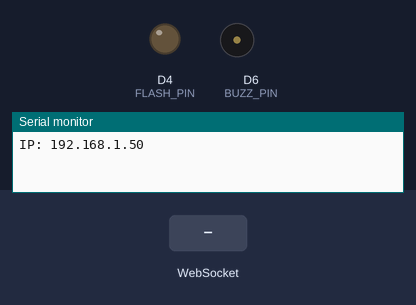
The sketch below on a simulated Arduino Uno R4 WiFi. Shown: output pins drawn as LEDs (lit = HIGH), buzzer (waves = sounding, pin HIGH), the last lines printed to the serial monitor. The inputs (shaded band) are chosen by the test bench. WiFi joins after 1.5 s; servers stay silent unless stated.

Above: at 2.7 s.
2.8 s: WebSocket text "flash_on" received
At 3.1 s:
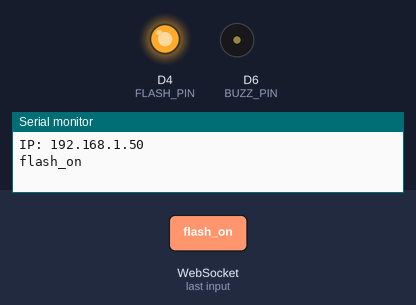
4.3 s: WebSocket text "buzz_" received
5.8 s: WebSocket text "flash_off" received
At 6.5 s:
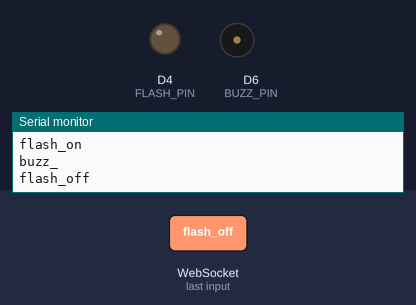
Timing chart, 0 to 8.8 s (numbered marks = the images above; inputs shaded):
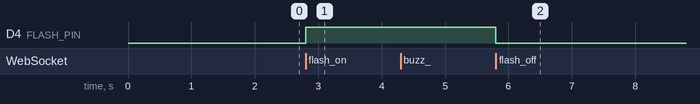

The sketch:

buzzMicFlashWebsite.ino
```cpp
#include <WiFiS3.h>
#include <WebSocketsServer.h>

IPAddress staticIP(192, 168, 1, 50);
IPAddress gateway(192, 168, 1, 1);
IPAddress subnet(255, 255, 255, 0);
IPAddress dns(192, 168, 1, 1);

const char* ssid = "Borisov Castle";
const char* password = "";

#define FLASH_PIN 4
#define BUZZ_PIN 6
#define MIC_PIN A0
#define SAMPLES 123

WiFiServer httpServer(80);
WebSocketsServer webSocket(81);

bool micActive = false;

const char* html = R"rawliteral(
<!DOCTYPE html>
<html>
<head>
    <meta name="viewport" content="width=device-width, initial-scale=1">
    <title>ESP32 Lab</title>
    <style>
        * { box-sizing: border-box; margin: 0; padding: 0; }
        body {
            font-family: -apple-system, sans-serif;
            background: #1a1a2e;
            min-height: 100vh;
            display: flex;
            justify-content: center;
            align-items: center;
            padding: 20px;
        }
        .panel {
            background: #16213e;
            border-radius: 30px;
            padding: 30px 20px;
            max-width: 300px;
            width: 100%;
        }
        h1 { color: #fff; text-align: center; font-size: 20px; margin-bottom: 20px; }
        h2 { color: #fff; margin: 20px 0 10px; font-size: 14px; }
        .status { color: #e94560; text-align: center; font-size: 12px; margin-bottom: 20px; }
        .status.connected { color: #4ade80; }
        .section { margin-bottom: 25px; }
        .row { display: grid; grid-template-columns: 1fr 1fr; gap: 10px; }
        .btn {
            background: #0f3460;
            color: #fff;
            border: none;
            border-radius: 12px;
            padding: 16px;
            font-size: 16px;
            cursor: pointer;
            width: 100%;
        }
        .btn:active { background: #e94560; }
        .slider {
            width: 100%;
            height: 8px;
            border-radius: 4px;
            background: #0f3460;
            outline: none;
            -webkit-appearance: none;
            margin: 10px 0;
        }
        .slider::-webkit-slider-thumb {
            -webkit-appearance: none;
            width: 24px;
            height: 24px;
            border-radius: 50%;
            background: #e94560;
            cursor: pointer;
        }
        .value { color: #888; font-size: 12px; text-align: center; }
        .mic-bar {
            background: #0f3460;
            height: 24px;
            border-radius: 8px;
            overflow: hidden;
            margin: 10px 0;
        }
        .mic-level {
            background: linear-gradient(90deg, #4ade80, #e94560);
            height: 100%;
            width: 0%;
            transition: width 0.1s;
        }
    </style>
</head>
<body>
    <div class="panel">
        <h1>ESP32 Lab</h1>
        <div class="status" id="status">Connecting...</div>

        <div class="section">
            <h2>7-Color Flash</h2>
            <div class="row">
                <button class="btn" onclick="send('flash_on')">On</button>
                <button class="btn" onclick="send('flash_off')">Off</button>
            </div>
        </div>

        <div class="section">
            <h2>Buzzer</h2>
            <input type="range" class="slider" id="freq" min="100" max="5000" value="1000"
                   oninput="document.getElementById('freqVal').textContent = this.value + ' Hz'">
            <div class="value" id="freqVal">1000 Hz</div>
            <input type="range" class="slider" id="dur" min="50" max="2000" value="500"
                   oninput="document.getElementById('durVal').textContent = this.value + ' ms'">
            <div class="value" id="durVal">500 ms</div>
            <div class="row">
                <button class="btn" onclick="playTone()">Play</button>
                <button class="btn" onclick="send('buzz_stop')">Stop</button>
            </div>
        </div>

        <div class="section">
            <h2>Microphone</h2>
            <div class="mic-bar">
                <div class="mic-level" id="micBar"></div>
            </div>
            <div class="value" id="micVal">0</div>
            <div class="row">
                <button class="btn" onclick="send('mic_on')">Start</button>
                <button class="btn" onclick="send('mic_off')">Stop</button>
            </div>
        </div>
    </div>

    <script>
        let ws;
        const status = document.getElementById('status');

        function connect() {
            ws = new WebSocket('ws://' + location.hostname + ':81/');
            ws.onopen = () => {
                status.textContent = 'Connected';
                status.className = 'status connected';
            };
            ws.onclose = () => {
                status.textContent = 'Reconnecting...';
                status.className = 'status';
                setTimeout(connect, 1000);
            };
            ws.onmessage = (e) => {
                if (e.data.startsWith('mic_')) {
                    const level = parseInt(e.data.split('_')[1]);
                    document.getElementById('micBar').style.width = level + '%';
                    document.getElementById('micVal').textContent = level;
                }
            };
        }

        function send(cmd) {
            if (ws && ws.readyState === 1) ws.send(cmd);
        }

        function playTone() {
            const f = document.getElementById('freq').value;
            const d = document.getElementById('dur').value;
            send('buzz_' + f + '_' + d);
        }

        connect();
    </script>
</body>
</html>
)rawliteral";

void webSocketEvent(uint8_t num, WStype_t type, uint8_t* payload, size_t length) {
    if (type == WStype_TEXT) {
        String cmd = String((char*)payload);
        Serial.println(cmd);

        if (cmd == "flash_on") {
            digitalWrite(FLASH_PIN, HIGH);
        }
        else if (cmd == "flash_off") {
            digitalWrite(FLASH_PIN, LOW);
        }
        else if (cmd.startsWith("buzz_") && cmd != "buzz_stop") {
            // Parse "buzz_1000_500" -> freq=1000, duration=500
            int firstUnderscore = cmd.indexOf('_');
            int secondUnderscore = cmd.indexOf('_', firstUnderscore + 1);
            int freq = cmd.substring(firstUnderscore + 1, secondUnderscore).toInt();
            int dur = cmd.substring(secondUnderscore + 1).toInt();
            tone(BUZZ_PIN, freq, dur);
        }
        else if (cmd == "buzz_stop") {
            noTone(BUZZ_PIN);
        }
        else if (cmd == "mic_on") {
            micActive = true;
        }
        else if (cmd == "mic_off") {
            micActive = false;
        }
    }
}

void setup() {
    Serial.begin(115200);

    WiFi.config(staticIP, dns, gateway, subnet);
    WiFi.begin(ssid, password);

    pinMode(FLASH_PIN, OUTPUT);
    pinMode(BUZZ_PIN, OUTPUT);
    pinMode(MIC_PIN, INPUT);

    while (WiFi.status() != WL_CONNECTED) {
        Serial.print('.');
        delay(300);
    }
    Serial.println();
    Serial.print("IP: ");
    Serial.println(WiFi.localIP());

    httpServer.begin();
    webSocket.begin();
    webSocket.onEvent(webSocketEvent);
}

unsigned long lastMicSend = 0;

void loop() {
    webSocket.loop();

    // Send mic data every 100ms when active
    if (micActive && millis() - lastMicSend > 100) {
        int minVal = 1000;
        int maxVal = 0;
        for (int i = 0; i < SAMPLES; i++) {
            int raw = analogRead(MIC_PIN);
            if (raw < minVal) minVal = raw;
            if (raw > maxVal) maxVal = raw;
            delayMicroseconds(67);
        }
        int level = map(maxVal - minVal, 0, 1024,0,100);
        webSocket.broadcastTXT("mic_" + String(level));
        if (level > 20){
            tone(BUZZ_PIN, 1968, 100 * level);
        }
        Serial.println(level, maxVal-minVal);
        lastMicSend = millis();
    }

    WiFiClient client = httpServer.available();
    if (client) {
        client.readStringUntil('\r');
        client.print("HTTP/1.1 200 OK\r\nContent-Type: text/html\r\n\r\n");
        client.print(html);
        client.stop();
    }
}
```

Measured:
- after the input at 2.8 s, D4 (FLASH_PIN): LOW → HIGH at once
- after the input at 5.8 s, D4 (FLASH_PIN): HIGH → LOW at once
